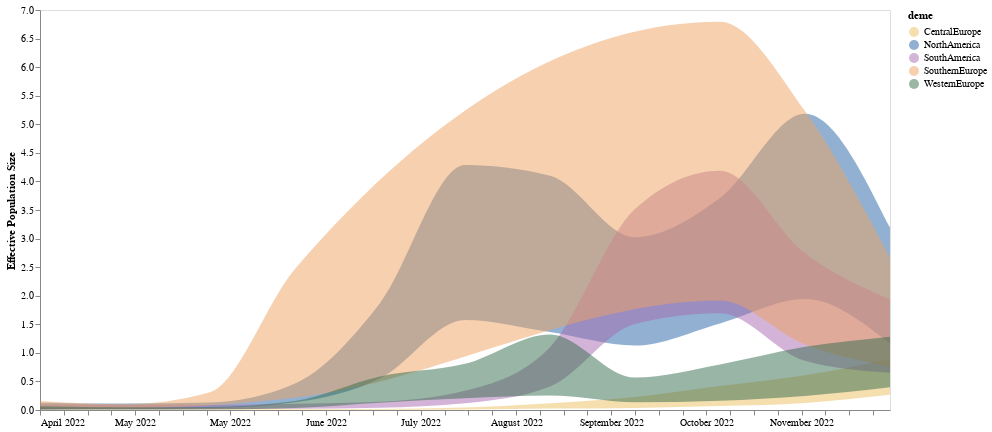

Notebook code cell kept with this figure:
### Code cell
domain = ['CentralEurope', 'NorthAmerica', 'SouthAmerica' ,"SouthernEurope", "WesternEurope"]
range_ = ['#EEC060', '#2664A5', '#A76BB1', "#EEA160", "#356D4C"]
line = alt.Chart(test).mark_area(interpolate='monotone', opacity = 0.5).encode(
    alt.X('date:T', axis=alt.Axis(title="", grid=False, format="%B %Y")),
    alt.Y('lower_hpd_linear_50',axis=alt.Axis(title="Effective Population Size", grid=False)),#,scale=alt.Scale(domain=(0, 13))),
    alt.Y2('upper_hpd_linear_50' ),
    color=alt.Color('deme:N', scale=alt.Scale(domain=domain, range=range_) )
).properties(
    width=850,
    height=400
).transform_filter(
    (datum.upper_hpd_linear < 60) &(datum.upper_hpd_linear_50 < 20)
)

# band = alt.Chart(test).mark_area(
#     opacity=0.3, interpolate='monotone'
# ).encode(
#     alt.X('date:T', axis=alt.Axis(title="", grid=False)),
#     alt.Y('lower_hpd_linear'),#axis=None),#, scale=alt.Scale(domain=(0, 13))),
#     alt.Y2('upper_hpd_linear'),
#     color=alt.Color('deme:N', title = "Region", legend=alt.Legend(orient = "right",offset = -135, labelFontSize = 16, titleFontSize = 16, symbolSize = 110))
# ).properties(
#     width=850,
#     height=400
# ).transform_filter(
#     (datum.upper_hpd_linear < 20) &(datum.upper_hpd_linear_50 < 30)
# )
# band
# ne_plot = line + band
# (ne_plot).configure_axis(
#     labelFontSize=20,
#     titleFontSize=20
# )
line
